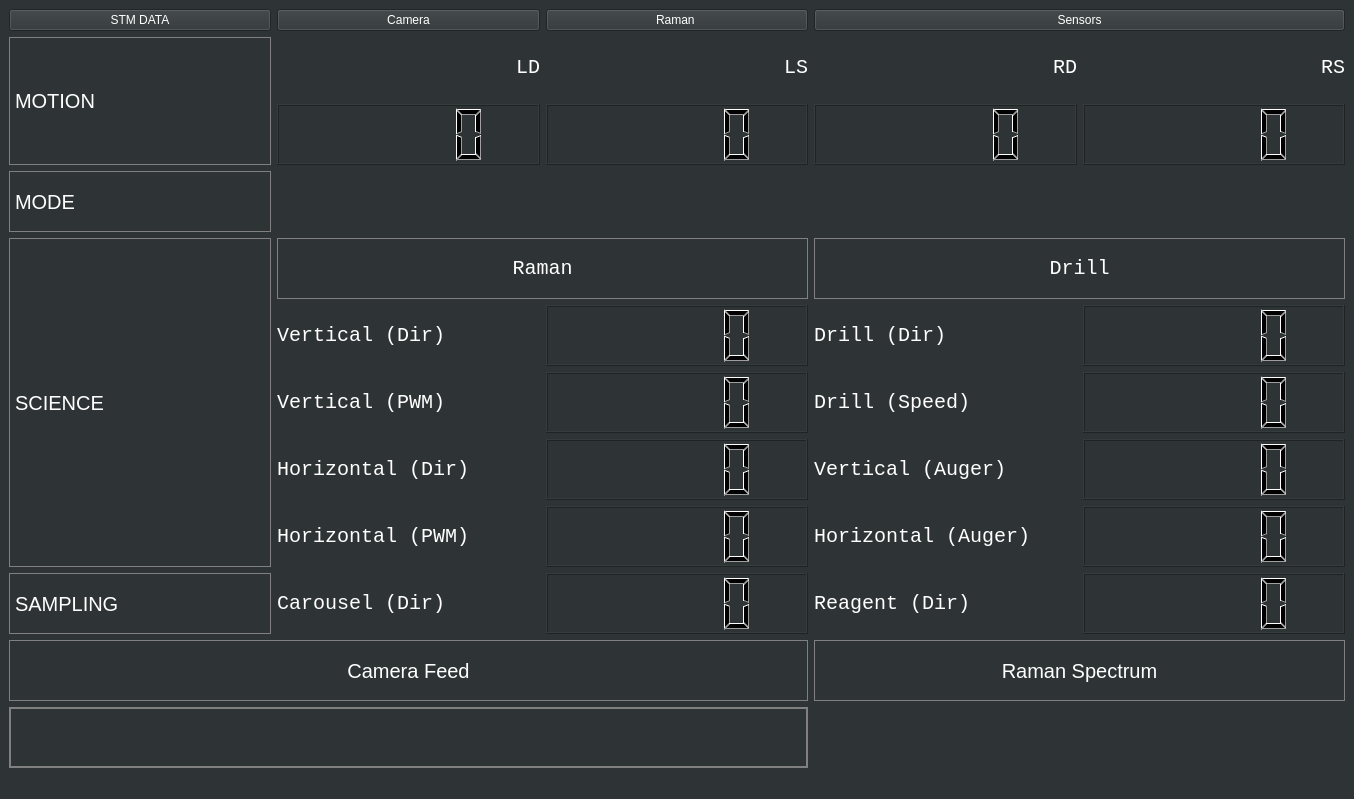
<?xml version="1.0" encoding="UTF-8"?>
<ui version="4.0">
 <class>Feedback</class>
 <widget class="QMainWindow" name="Feedback">
  <property name="geometry">
   <rect>
    <x>0</x>
    <y>0</y>
    <width>1354</width>
    <height>799</height>
   </rect>
  </property>
  <property name="windowTitle">
   <string>RoverX </string>
  </property>
  <property name="styleSheet">
   <string notr="true">background-color: rgb(46, 52, 54);</string>
  </property>
  <widget class="QWidget" name="centralwidget">
   <layout class="QGridLayout" name="gridLayout">
    <item row="9" column="2">
     <widget class="QLCDNumber" name="raman_speed_h"/>
    </item>
    <item row="3" column="1" colspan="4">
     <widget class="QLabel" name="mode">
      <property name="font">
       <font>
        <family>Courier New</family>
        <pointsize>16</pointsize>
        <weight>9</weight>
        <italic>false</italic>
        <bold>false</bold>
       </font>
      </property>
      <property name="styleSheet">
       <string notr="true">color:white;
font: 75 16pt &quot;Courier New&quot;;</string>
      </property>
      <property name="text">
       <string/>
      </property>
     </widget>
    </item>
    <item row="10" column="2">
     <widget class="QLCDNumber" name="carousel_dir"/>
    </item>
    <item row="8" column="1">
     <widget class="QLabel" name="label_7">
      <property name="font">
       <font>
        <family>Courier New</family>
        <pointsize>15</pointsize>
       </font>
      </property>
      <property name="styleSheet">
       <string notr="true">color:white</string>
      </property>
      <property name="text">
       <string>Horizontal (Dir)</string>
      </property>
     </widget>
    </item>
    <item row="5" column="0" rowspan="5">
     <widget class="QLabel" name="label_18">
      <property name="font">
       <font>
        <pointsize>15</pointsize>
       </font>
      </property>
      <property name="styleSheet">
       <string notr="true">color:white;
border: 1px solid grey;
</string>
      </property>
      <property name="text">
       <string>SCIENCE</string>
      </property>
     </widget>
    </item>
    <item row="10" column="0">
     <widget class="QLabel" name="label_sample">
      <property name="font">
       <font>
        <pointsize>15</pointsize>
       </font>
      </property>
      <property name="styleSheet">
       <string notr="true">color:white;
border: 1px solid grey;</string>
      </property>
      <property name="text">
       <string>SAMPLING</string>
      </property>
     </widget>
    </item>
    <item row="5" column="3" colspan="2">
     <widget class="QLabel" name="label_drill">
      <property name="font">
       <font>
        <family>Courier New</family>
        <pointsize>15</pointsize>
       </font>
      </property>
      <property name="styleSheet">
       <string notr="true">color:white;
border: 1px solid grey;</string>
      </property>
      <property name="text">
       <string>Drill</string>
      </property>
      <property name="alignment">
       <set>Qt::AlignCenter</set>
      </property>
     </widget>
    </item>
    <item row="6" column="3">
     <widget class="QLabel" name="label_4">
      <property name="font">
       <font>
        <family>Courier New</family>
        <pointsize>15</pointsize>
       </font>
      </property>
      <property name="styleSheet">
       <string notr="true">color:white</string>
      </property>
      <property name="text">
       <string>Drill (Dir)</string>
      </property>
     </widget>
    </item>
    <item row="1" column="2">
     <widget class="QLabel" name="label_13">
      <property name="font">
       <font>
        <family>Courier New</family>
        <pointsize>15</pointsize>
        <weight>50</weight>
        <bold>false</bold>
        <kerning>true</kerning>
       </font>
      </property>
      <property name="styleSheet">
       <string notr="true">color:white
</string>
      </property>
      <property name="text">
       <string>LS</string>
      </property>
      <property name="alignment">
       <set>Qt::AlignRight|Qt::AlignTrailing|Qt::AlignVCenter</set>
      </property>
     </widget>
    </item>
    <item row="3" column="0">
     <widget class="QLabel" name="label_3">
      <property name="font">
       <font>
        <pointsize>15</pointsize>
       </font>
      </property>
      <property name="styleSheet">
       <string notr="true">border: 1px solid grey;
color:white;</string>
      </property>
      <property name="text">
       <string>MODE</string>
      </property>
     </widget>
    </item>
    <item row="5" column="1" colspan="2">
     <widget class="QLabel" name="label_raman">
      <property name="font">
       <font>
        <family>Courier New</family>
        <pointsize>15</pointsize>
        <weight>50</weight>
        <bold>false</bold>
        <kerning>true</kerning>
       </font>
      </property>
      <property name="styleSheet">
       <string notr="true">color:white;
border: 1px solid grey;</string>
      </property>
      <property name="text">
       <string>Raman</string>
      </property>
      <property name="alignment">
       <set>Qt::AlignCenter</set>
      </property>
     </widget>
    </item>
    <item row="0" column="3" colspan="2">
     <widget class="QPushButton" name="bt_sensors">
      <property name="styleSheet">
       <string notr="true">color: white
</string>
      </property>
      <property name="text">
       <string>Sensors</string>
      </property>
     </widget>
    </item>
    <item row="1" column="0" rowspan="2">
     <widget class="QLabel" name="label_2">
      <property name="font">
       <font>
        <pointsize>15</pointsize>
       </font>
      </property>
      <property name="styleSheet">
       <string notr="true">color: white;
border: 1px solid grey;
</string>
      </property>
      <property name="text">
       <string>MOTION</string>
      </property>
     </widget>
    </item>
    <item row="10" column="1">
     <widget class="QLabel" name="label_19">
      <property name="font">
       <font>
        <family>Courier New</family>
        <pointsize>15</pointsize>
       </font>
      </property>
      <property name="styleSheet">
       <string notr="true">color:white;</string>
      </property>
      <property name="text">
       <string>Carousel (Dir)</string>
      </property>
      <property name="alignment">
       <set>Qt::AlignLeading|Qt::AlignLeft|Qt::AlignVCenter</set>
      </property>
     </widget>
    </item>
    <item row="1" column="4">
     <widget class="QLabel" name="label_15">
      <property name="font">
       <font>
        <family>Courier New</family>
        <pointsize>15</pointsize>
        <weight>50</weight>
        <bold>false</bold>
        <kerning>true</kerning>
       </font>
      </property>
      <property name="styleSheet">
       <string notr="true">color:white
</string>
      </property>
      <property name="text">
       <string>RS</string>
      </property>
      <property name="alignment">
       <set>Qt::AlignRight|Qt::AlignTrailing|Qt::AlignVCenter</set>
      </property>
     </widget>
    </item>
    <item row="9" column="4">
     <widget class="QLCDNumber" name="h_auger_dir"/>
    </item>
    <item row="6" column="2">
     <widget class="QLCDNumber" name="raman_dir_v"/>
    </item>
    <item row="2" column="1">
     <widget class="QLCDNumber" name="ld">
      <property name="segmentStyle">
       <enum>QLCDNumber::Filled</enum>
      </property>
     </widget>
    </item>
    <item row="2" column="4">
     <widget class="QLCDNumber" name="rs"/>
    </item>
    <item row="7" column="1">
     <widget class="QLabel" name="label_6">
      <property name="font">
       <font>
        <family>Courier New</family>
        <pointsize>15</pointsize>
       </font>
      </property>
      <property name="styleSheet">
       <string notr="true">color:white</string>
      </property>
      <property name="text">
       <string>Vertical (PWM)</string>
      </property>
     </widget>
    </item>
    <item row="2" column="3">
     <widget class="QLCDNumber" name="rd"/>
    </item>
    <item row="0" column="0">
     <widget class="QPushButton" name="pushButton">
      <property name="styleSheet">
       <string notr="true">color: white</string>
      </property>
      <property name="text">
       <string>STM DATA</string>
      </property>
     </widget>
    </item>
    <item row="8" column="3">
     <widget class="QLabel" name="label_10">
      <property name="font">
       <font>
        <family>Courier New</family>
        <pointsize>15</pointsize>
       </font>
      </property>
      <property name="styleSheet">
       <string notr="true">color:white</string>
      </property>
      <property name="text">
       <string>Vertical (Auger)</string>
      </property>
     </widget>
    </item>
    <item row="12" column="0" colspan="3">
     <widget class="QLabel" name="label_20">
      <property name="font">
       <font>
        <pointsize>15</pointsize>
       </font>
      </property>
      <property name="styleSheet">
       <string notr="true">color: white;
border: 1px solid grey;
</string>
      </property>
      <property name="text">
       <string>Camera Feed</string>
      </property>
      <property name="alignment">
       <set>Qt::AlignCenter</set>
      </property>
     </widget>
    </item>
    <item row="6" column="4">
     <widget class="QLCDNumber" name="drill_dir"/>
    </item>
    <item row="7" column="4">
     <widget class="QLCDNumber" name="drill_speed"/>
    </item>
    <item row="0" column="1">
     <widget class="QPushButton" name="bt_camera">
      <property name="styleSheet">
       <string notr="true">color: white
</string>
      </property>
      <property name="text">
       <string>Camera</string>
      </property>
     </widget>
    </item>
    <item row="1" column="1">
     <widget class="QLabel" name="label_12">
      <property name="font">
       <font>
        <family>Courier New</family>
        <pointsize>15</pointsize>
        <weight>50</weight>
        <italic>false</italic>
        <bold>false</bold>
        <kerning>true</kerning>
       </font>
      </property>
      <property name="styleSheet">
       <string notr="true">color:white;
border-color: rgb(255, 255, 255);

</string>
      </property>
      <property name="text">
       <string>LD</string>
      </property>
      <property name="alignment">
       <set>Qt::AlignRight|Qt::AlignTrailing|Qt::AlignVCenter</set>
      </property>
     </widget>
    </item>
    <item row="1" column="3">
     <widget class="QLabel" name="label_14">
      <property name="font">
       <font>
        <family>Courier New</family>
        <pointsize>15</pointsize>
        <weight>50</weight>
        <bold>false</bold>
        <kerning>true</kerning>
       </font>
      </property>
      <property name="styleSheet">
       <string notr="true">color:white
</string>
      </property>
      <property name="text">
       <string>RD</string>
      </property>
      <property name="alignment">
       <set>Qt::AlignRight|Qt::AlignTrailing|Qt::AlignVCenter</set>
      </property>
     </widget>
    </item>
    <item row="6" column="1">
     <widget class="QLabel" name="label_5">
      <property name="font">
       <font>
        <family>Courier New</family>
        <pointsize>15</pointsize>
       </font>
      </property>
      <property name="styleSheet">
       <string notr="true">color:white</string>
      </property>
      <property name="text">
       <string>Vertical (Dir)</string>
      </property>
     </widget>
    </item>
    <item row="12" column="3" colspan="2">
     <widget class="QLabel" name="label_23">
      <property name="font">
       <font>
        <pointsize>15</pointsize>
       </font>
      </property>
      <property name="styleSheet">
       <string notr="true">color:white;
border: 1px solid grey;
</string>
      </property>
      <property name="text">
       <string>Raman Spectrum</string>
      </property>
      <property name="alignment">
       <set>Qt::AlignCenter</set>
      </property>
     </widget>
    </item>
    <item row="9" column="3">
     <widget class="QLabel" name="label_11">
      <property name="font">
       <font>
        <family>Courier New</family>
        <pointsize>15</pointsize>
       </font>
      </property>
      <property name="styleSheet">
       <string notr="true">color:white</string>
      </property>
      <property name="text">
       <string>Horizontal (Auger)</string>
      </property>
     </widget>
    </item>
    <item row="7" column="2">
     <widget class="QLCDNumber" name="raman_speed_v"/>
    </item>
    <item row="2" column="2">
     <widget class="QLCDNumber" name="ls"/>
    </item>
    <item row="9" column="1">
     <widget class="QLabel" name="label_8">
      <property name="font">
       <font>
        <family>Courier New</family>
        <pointsize>15</pointsize>
       </font>
      </property>
      <property name="styleSheet">
       <string notr="true">color:white</string>
      </property>
      <property name="text">
       <string>Horizontal (PWM)</string>
      </property>
     </widget>
    </item>
    <item row="10" column="4">
     <widget class="QLCDNumber" name="reagent"/>
    </item>
    <item row="7" column="3">
     <widget class="QLabel" name="label_9">
      <property name="font">
       <font>
        <family>Courier New</family>
        <pointsize>15</pointsize>
       </font>
      </property>
      <property name="styleSheet">
       <string notr="true">color:white</string>
      </property>
      <property name="text">
       <string>Drill (Speed)</string>
      </property>
     </widget>
    </item>
    <item row="10" column="3">
     <widget class="QLabel" name="label_21">
      <property name="font">
       <font>
        <family>Courier New</family>
        <pointsize>15</pointsize>
       </font>
      </property>
      <property name="styleSheet">
       <string notr="true">color:white;</string>
      </property>
      <property name="text">
       <string>Reagent (Dir)</string>
      </property>
     </widget>
    </item>
    <item row="8" column="2">
     <widget class="QLCDNumber" name="raman_dir_h"/>
    </item>
    <item row="0" column="2">
     <widget class="QPushButton" name="bt_raman">
      <property name="styleSheet">
       <string notr="true">color:white
</string>
      </property>
      <property name="text">
       <string>Raman </string>
      </property>
     </widget>
    </item>
    <item row="8" column="4">
     <widget class="QLCDNumber" name="auger_dir"/>
    </item>
    <item row="13" column="0" colspan="3">
     <widget class="QLabel" name="stream">
      <property name="styleSheet">
       <string notr="true">border: 2px solid grey;</string>
      </property>
      <property name="text">
       <string/>
      </property>
     </widget>
    </item>
    <item row="13" column="3" colspan="2">
     <widget class="QLabel" name="raman">
      <property name="styleSheet">
       <string notr="true"/>
      </property>
      <property name="text">
       <string/>
      </property>
     </widget>
    </item>
   </layout>
  </widget>
  <widget class="QStatusBar" name="statusbar"/>
 </widget>
 <resources/>
 <connections/>
</ui>
